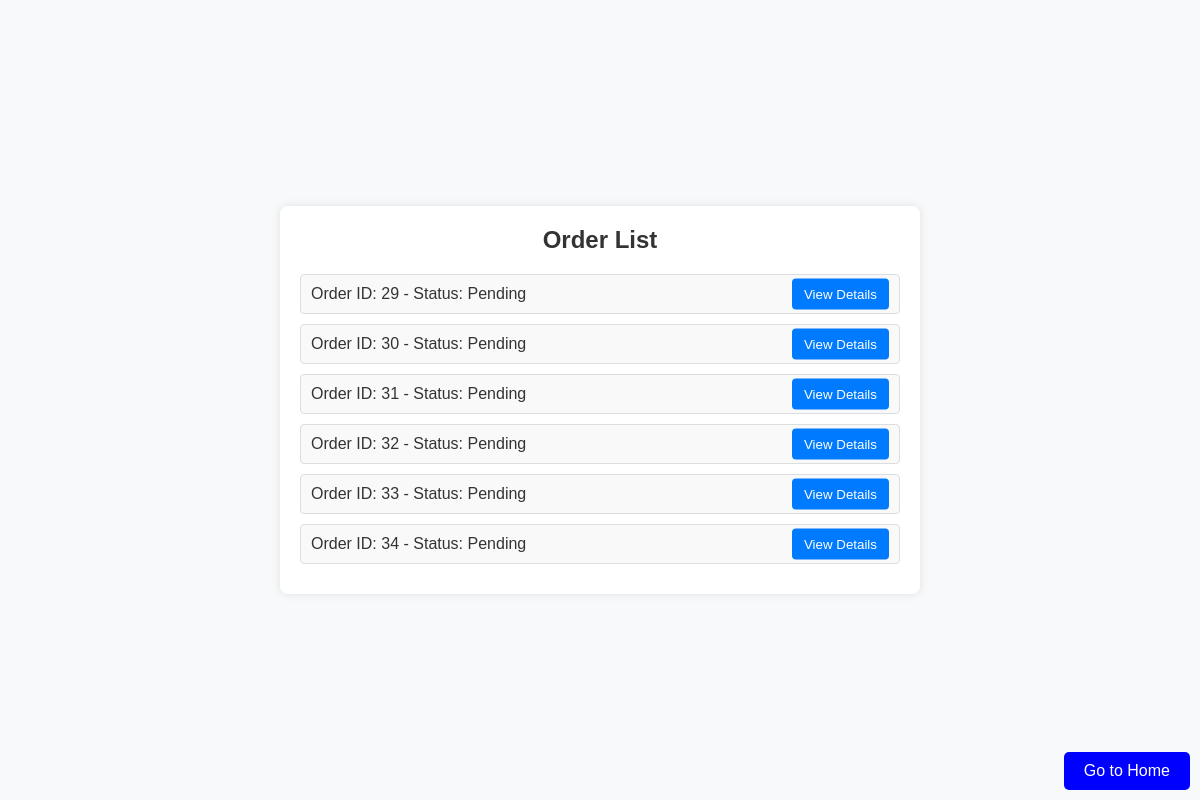
The page /order_list/ (signed in) on the database its author committed.
### app/models.py (models this page shows, shortened)
class Order(models.Model):
    STATUS_CHOICES = [
        ('Pending', 'Pending'),
        ('Processing', 'Processing'),
        ('Shipped/Dispatched', 'Shipped/Dispatched'),
        ('Delivered', 'Delivered'),
        ('Cancelled', 'Cancelled'),
        ('Refunded', 'Refunded'),
        ('Returned', 'Returned'),
        ('On Hold', 'On Hold'),
        ('Backordered', 'Backordered'),
        ('Partially Shipped', 'Partially Shipped'),
        ('Awaiting Payment', 'Awaiting Payment'),
        ('Awaiting Fulfillment', 'Awaiting Fulfillment'),
    ]
    customer = models.ForeignKey(Customer, on_delete=models.CASCADE)
    address = models.ForeignKey(Address, on_delete=models.CASCADE)
    order_date = models.DateTimeField(default=timezone.now)
    status = models.CharField(max_length=20, choices=STATUS_CHOICES, default='Pending')

### app/views.py (the view)
# urls.py: path('order_list/', views.order_list, name='order_list'),
@login_required(login_url='login')
def order_list(request):
    customer = request.user.customer
    orders = Order.objects.filter(customer=customer)
    context = {
        'orders': orders,
    }
    return render(request, 'order_list.html', context)

### app/templates/order_list.html (shortened to what this page needs)
<!DOCTYPE html>
<html lang="en">
<head>
</head>
<body>
    <div class="container">
        <h1>Order List</h1>
        <ul>
            {% for order in orders %}
            <li>
                <span>Order ID: {{ order.id }} - Status: {{ order.status }}</span>
                <form action="{% url 'order_detail' order.id %}" method="get" class="view-details">
                    <button type="submit" class="order-details-btn">View Details</button>
                </form>
            </li>
            {% empty %}
            <li>No orders found.</li>
            {% endfor %}
        </ul>
    </div>
    <a href="{% url 'home' %}" class="btn go-home-btn" style="position: absolute; bottom: 10px; right: 10px; background-color: blue; color: white; padding: 10px 20px; border-radius: 5px; text-decoration: none;">Go to Home</a>
</body>
</html>

### app/templates/order_list.html (style rules this page uses)
body { font-family: Arial, sans-serif; margin: 0; padding: 0; background-color: #f8f9fa; color: #333; display: flex; justify-content: center; align-items: center; height: 100vh; }
.container { width: 80%; max-width: 600px; background-color: #fff; border-radius: 8px; box-shadow: 0 0 10px rgba(0, 0, 0, 0.1); padding: 20px; }
h1 { margin-top: 0; margin-bottom: 20px; font-size: 24px; color: #333; text-align: center; }
ul { list-style-type: none; padding: 0; margin: 0; }
li { margin-bottom: 10px; border: 1px solid #ddd; border-radius: 4px; padding: 10px; background-color: #f9f9f9; position: relative; }
.order-details-btn { display: block; width: 100%; padding: 8px 12px; background-color: #007bff; color: #fff; border: none; border-radius: 4px; text-align: center; text-decoration: none; cursor: pointer; }
.view-details { position: absolute; top: 50%; right: 10px; transform: translateY(-50%); }

### rows shown on the page
Order: id "29", status "Pending"
Order: id "30", status "Pending"
Order: id "31", status "Pending"
Order: id "32", status "Pending"
Order: id "33", status "Pending"
Order: id "34", status "Pending"
